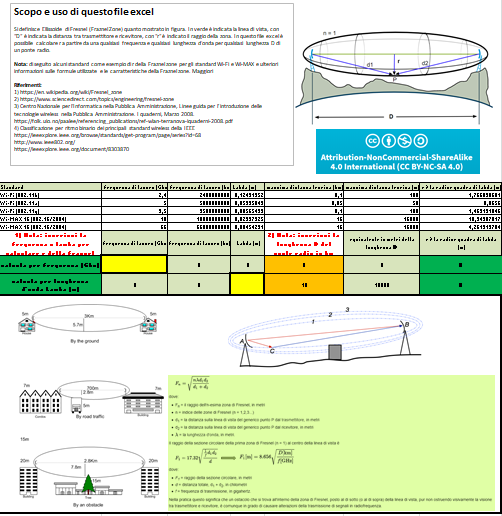
#> input picture IMMAGINE.PNG, 502 x 516 px
$ python 'frazner zone cerchio.py'
#> lines starting #> are read from the running program, lines starting #| are printed output that depends on the picture
import cv2
import numpy as np
from tkinter import Tk
from tkinter.filedialog import askopenfilename

#seleione del file
print('selezionare l\'immagine:')
Tk().withdraw()
filename = askopenfilename()
#> the answer given: IMMAGINE.PNG

#conversione immagine a matrice
img=cv2.imread(filename)
#> img is the input picture: shape (516, 502, 3); mean B, G, R 205.1, 227.9, 214.6

#dimensioni della matrice
size=np.shape(img)
#> size = (516, 502, 3)
y=size[0]
#> y = 516
x=size[1]
#> x = 502
c=size[2]
#> c = 3

#coordinate centro
a=int(x/2)
#> a = 251
b=int(y/2)
#> b = 258

#raggio corconferenza
if a>b :
    r=int(b/2)
else :
    r=int(a/2)
#> r = 125

#assi+circonferenza
cv2.line(img,(0,b),(x,b),(255,0,0),1)
cv2.line(img,(a,0),(a,y),(255,0,0),1)
cv2.circle(img,(a,b),r,(255,0,0),2)
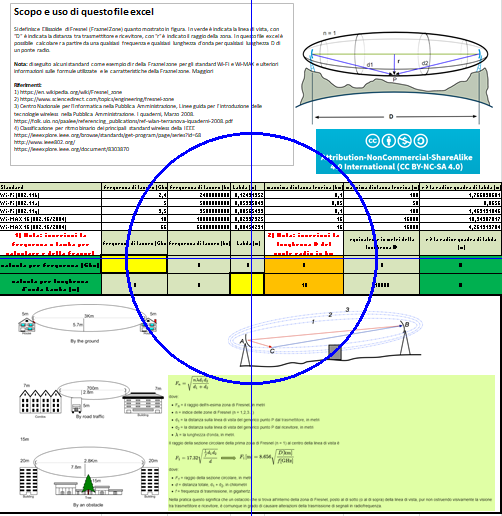
#> img: shape (516, 502, 3); mean B, G, R 205.9, 225, 211.9

#output immagine
cv2.imshow('imagine',img)
cv2.imwrite('img_con_frazner_zone.png',img)
cv2.waitKey(0)
cv2.destroyAllWindows()
